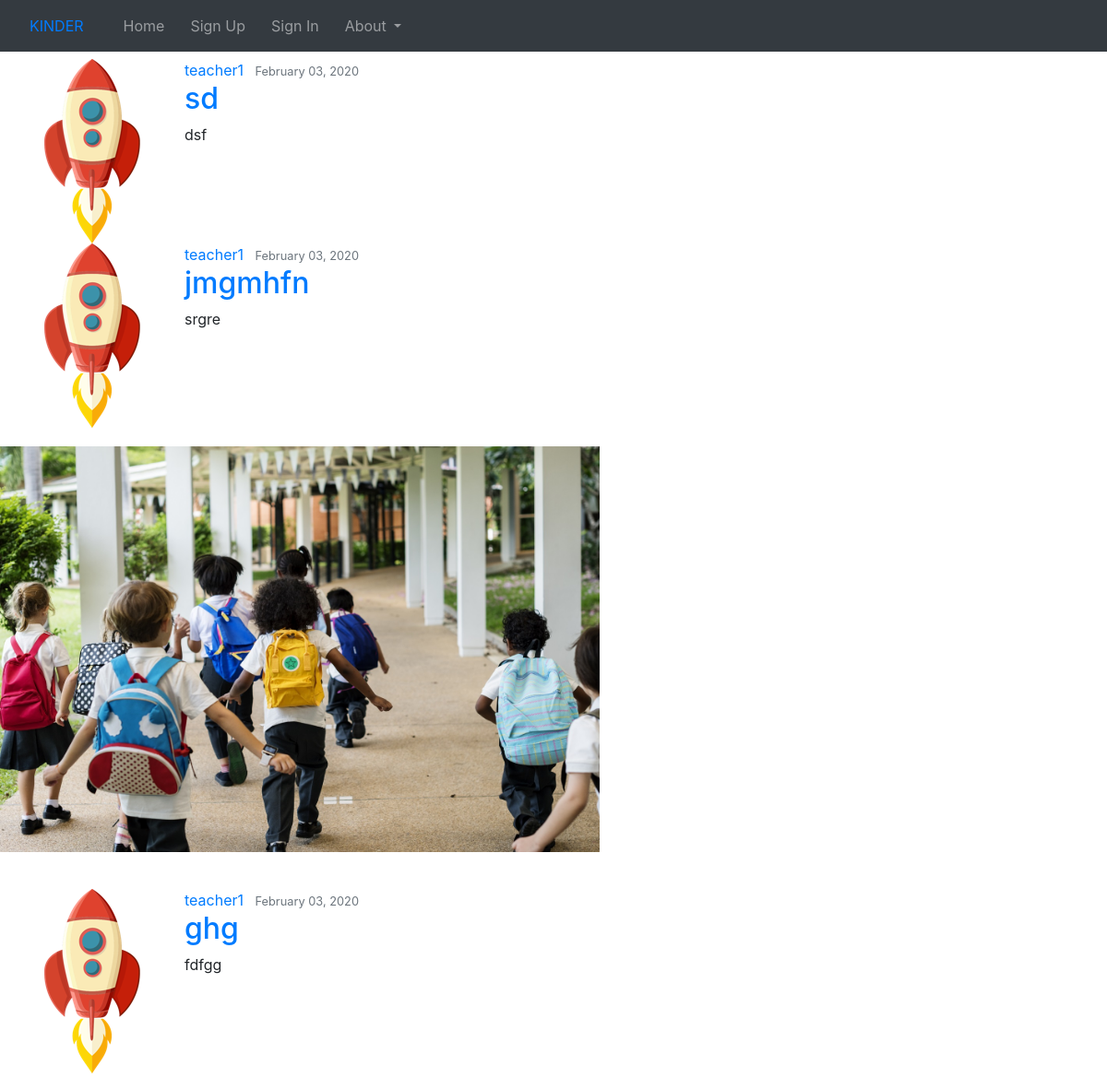
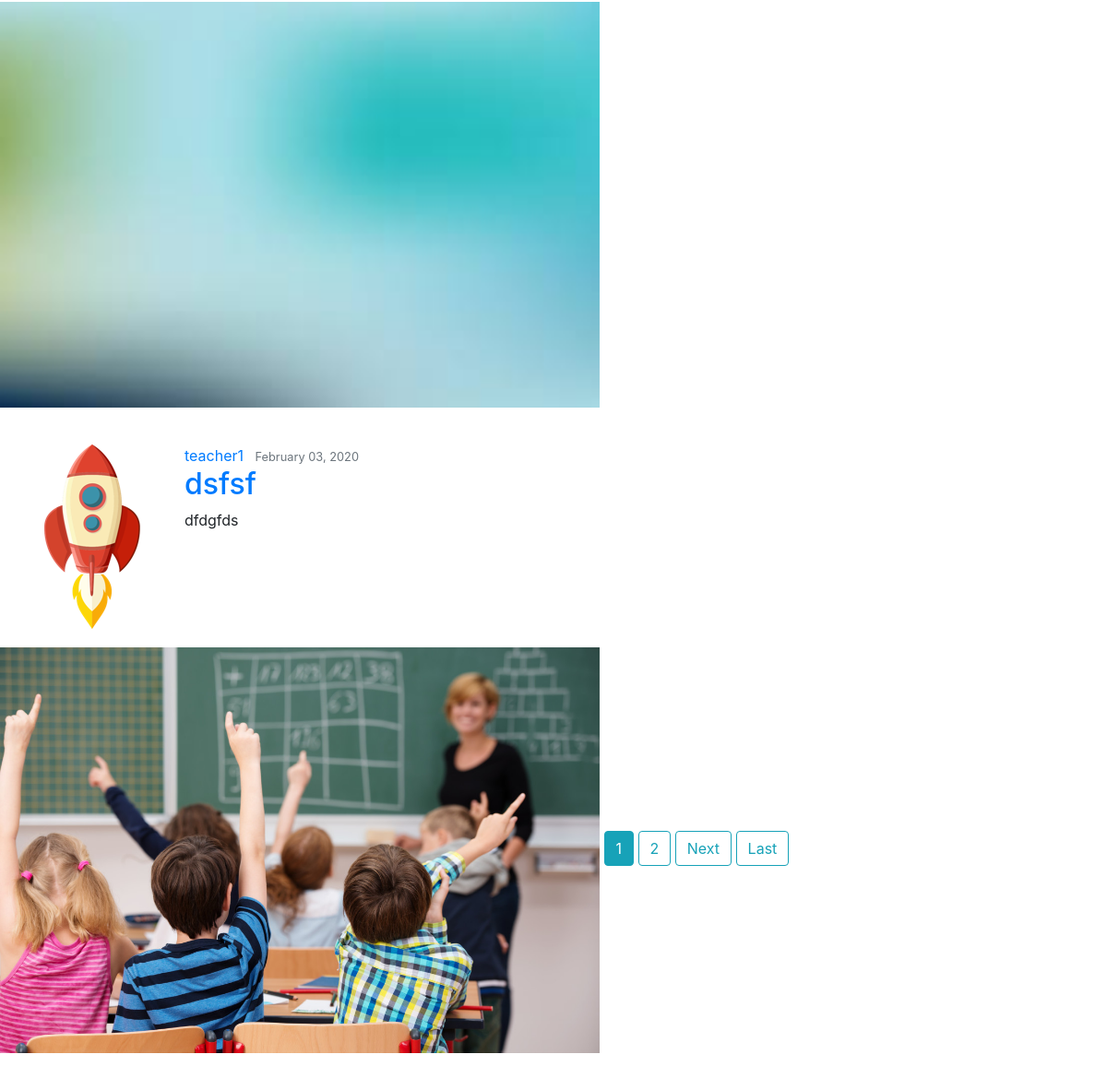
/home/user/teacher1, run on the app's committed database (2 pictures, top to bottom).
### second/models.py (models this page shows, shortened)
class Post(models.Model):
    title = models.CharField(max_length=100)
    content = models.TextField()
    photo = models.ImageField(upload_to='posts', blank=True)
    date_posted = models.DateTimeField(default=timezone.now)
    author = models.ForeignKey(User, on_delete=models.CASCADE)
    class Meta:
        ordering = ["-date_posted"]

class Profile(models.Model):
    user = models.OneToOneField(User, on_delete=models.CASCADE)
    image = models.ImageField(default='default.jpg', upload_to='profile_pics')

### second/views.py (the view)
# urls.py: path('user/<str:username>', UserPostListView.as_view(), name='user-posts'),
class UserPostListView(ListView):
    model = Post
    template_name = 'user_posts.html'
    context_object_name = 'posts'
    paginate_by = 4
    def get_queryset(self):
        user = get_object_or_404(User, username=self.kwargs.get('username'))
        return Post.objects.filter(author=user).order_by('-date_posted')

### second/templates/user_posts.html (shortened to what this page needs)
{% extends "base1.html" %}
{% block base2 %}
    <h1 class="mb-3">Posts by {{ view.kwargs.username }} ({{ page_obj.paginator.count }})</h1>
    {% for post in posts %}
        <article class="media content-section">
          <img class="rounded-circle article-img" src="{{ post.author.profile.image.url }}">
          <div class="media-body">
            <div class="article-metadata">
              <a class="mr-2" href="{% url 'user-posts' post.author.username %}">{{ post.author }}</a>
              <small class="text-muted">{{ post.date_posted|date:"F d, Y" }}</small>
            </div>
            <h2><a class="article-title" href="{% url 'post-detail' post.id %}">{{ post.title }}</a></h2>
            <p class="article-content">{{ post.content }}</p>
          </div>
        </article>
        <img id='posting' style="width: 650px; height: 500px;padding-top: 20px; padding-bottom: 40px;" src="/media/{{post.photo}}" onerror="this.style.display='none'">
    {% endfor %}
    {% if is_paginated %}
      {% for num in page_obj.paginator.page_range %}
        {% if page_obj.number == num %}
          <a class="btn btn-info mb-4" href="?page={{ num }}">{{ num }}</a>
        {% elif num > page_obj.number|add:'-3' and num < page_obj.number|add:'3' %}
          <a class="btn btn-outline-info mb-4" href="?page={{ num }}">{{ num }}</a>
        {% endif %}
      {% endfor %}
      {% if page_obj.has_next %}
        <a class="btn btn-outline-info mb-4" href="?page={{ page_obj.next_page_number }}">Next</a>
        <a class="btn btn-outline-info mb-4" href="?page={{ page_obj.paginator.num_pages }}">Last</a>
      {% endif %}
    {% endif %}
{% endblock %}

### data on the page
Post: author.profile.image (picture), author "teacher1", date_posted "February 03, 2020", title "sd", content "dsf"
Post: author.profile.image (picture), author "teacher1", date_posted "February 03, 2020", title "jmgmhfn", content "srgre", photo (picture)
Post: author.profile.image (picture), author "teacher1", date_posted "February 03, 2020", title "ghg", content "fdfgg", photo (picture)
Post: author.profile.image (picture), author "teacher1", date_posted "February 03, 2020", title "dsfsf", content "dfdgfds", photo (picture)

### other printed values
{{ num }} "1"
{{ num }} "2"
